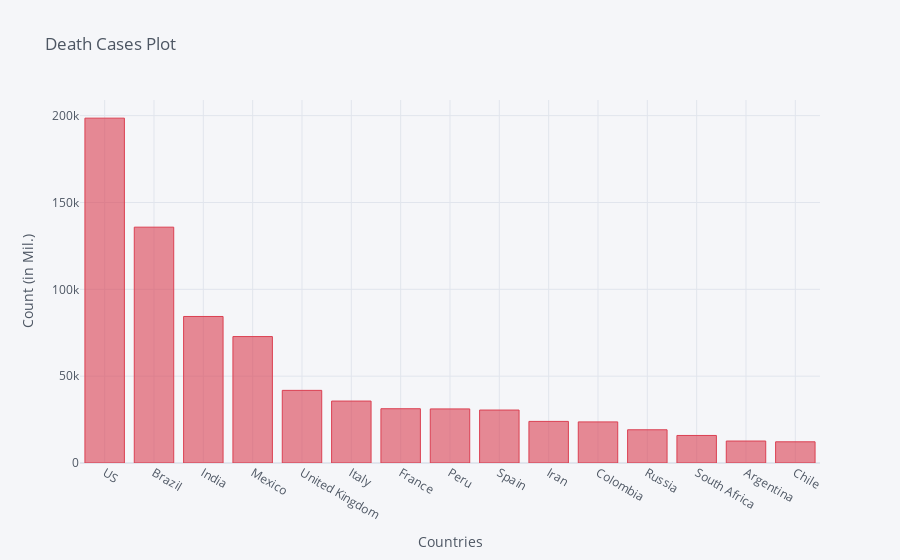

Write notebook code for a chart like this one.
### Code cell
death_df2_plot.iplot(kind='bar', x='Country/Region', y='9/18/20',color='red',
                    title='Death Cases Plot',xTitle='Countries',yTitle='Count (in Mil.)')

### Figure 1 — Plotly figure (JSON) as saved in the notebook; plotly's stock layout.template omitted (floating-point values rounded to 4 significant figures)
{"data": [{"marker": {"color": "rgba(219, 64, 82, 0.6)", "line": {"color": "rgba(219, 64, 82, 1.0)", "width": 1}}, "name": "9/18/20", "orientation": "v", "text": "", "type": "bar", "x": ["US", "Brazil", "India", "Mexico", "United Kingdom", "Italy", "France", "Peru", "Spain", "Iran", "Colombia", "Russia", "South Africa", "Argentina", "Chile"], "y": [198570, 135793, 84372, 72803, 41821, 35668, 31257, 31146, 30495, 23952, 23665, 19128, 15857, 12656, 12199]}], "layout": {"legend": {"bgcolor": "#F5F6F9", "font": {"color": "#4D5663"}}, "paper_bgcolor": "#F5F6F9", "plot_bgcolor": "#F5F6F9", "title": {"font": {"color": "#4D5663"}, "text": "Death Cases Plot"}, "xaxis": {"gridcolor": "#E1E5ED", "showgrid": true, "tickfont": {"color": "#4D5663"}, "title": {"font": {"color": "#4D5663"}, "text": "Countries"}, "zerolinecolor": "#E1E5ED"}, "yaxis": {"gridcolor": "#E1E5ED", "showgrid": true, "tickfont": {"color": "#4D5663"}, "title": {"font": {"color": "#4D5663"}, "text": "Count (in Mil.)"}, "zerolinecolor": "#E1E5ED"}}}
